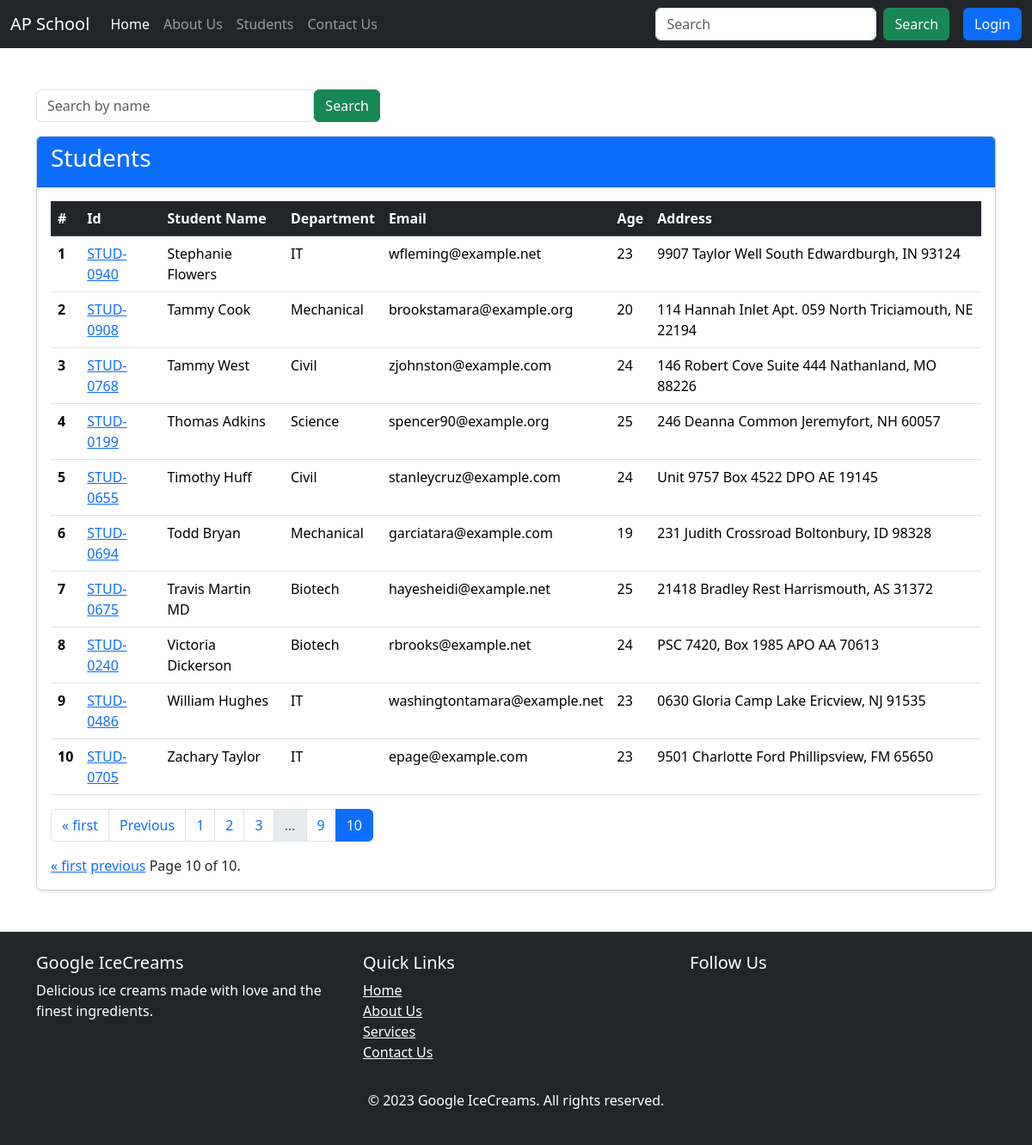
/students/?page=10, run on the app's committed database.
### home/models.py (models this page shows, shortened)
class Student(models.Model):
    department = models.ForeignKey(Department,related_name="depart", on_delete=models.CASCADE)
    student_id = models.OneToOneField(StudentID, related_name="studentID", on_delete=models.CASCADE)
    student_name = models.CharField(max_length=100)
    student_email = models.EmailField(unique=True)
    student_age = models.IntegerField(default=18)
    student_address = models.TextField()
    class Meta():
        ordering = ['student_name']
        verbose_name = "student"

class StudentID(models.Model):
    studentId = models.CharField(max_length=100)
    def __str__(self) -> str:
        return self.studentId
    class Meta():
        ordering = ['studentId']

class Department(models.Model):
    department = models.CharField(max_length=100)
    def __str__(self) -> str:
        return self.department
    class Meta():
        ordering = ['department']
        verbose_name = "Department"
        verbose_name_plural = "Departments"  # Custom plural name

### home/views.py (the view, shortened to what this page needs)
# urls.py: path('students/',views.get_students,name="students"),
def get_students(request):
    queryset = Student.objects.all()
    paginator = Paginator(queryset, 10)  # Show 25 contacts per page.
    page_number = request.GET.get("page")
    page_obj = paginator.get_page(page_number)
    return render(request, 'report/students.html', {'queryset' : page_obj })

### templates/report/students.html (shortened to what this page needs)
{% extends "base.html" %}
{% block body %}
<div class="container mt-5">
<form method="GET" class="form-inline mb-3 d-flex justify-content-between align-items-center" style="max-width: 400px;">
    <input class="form-control mr-sm-2" type="search" name='search' placeholder="Search by name" aria-label="Search">
    <button class="btn btn-success my-2 my-sm-0" type="submit">Search</button>
</form>
<div class="card shadow-sm">
    <div class="card-header bg-primary text-white">
        <h3>Students</h3>
    </div>
    <div class="card-body">
        <table class="table table-hover">
            <thead class="table-dark">
            <tr>
                <th scope="col">#</th>
                <th scope="col">Id</th>
                <th scope="col">Student Name</th>
                <th scope="col">Department</th>
                <th scope="col">Email</th>
                <th scope="col">Age</th>
                <th scope="col">Address</th>
            </tr>
        </thead>
        <tbody>
            {% if queryset %}
            {% for student in queryset %}
            <tr>
                <th scope="row">{{ forloop.counter }}</th>
                <td>
                    <a href="{% url 'marks' student.student_id %}">{{ student.student_id }}</a>
                </td>
                <td>{{ student.student_name }}</td>
                <td>{{ student.department }}</td>
                <td>{{ student.student_email }}</td>
                <td>{{ student.student_age }}</td>
                <td>{{ student.student_address }}</td>
                {% endfor %}
                {% else %}
            <tr>
                <td colspan="7" class="text-center">No students found</td>
            </tr>
            {% endif %}
        </tbody>
    </table>
    <nav aria-label="Page navigation example">
        <ul class="pagination">
            {% if queryset.has_previous %}
            <li class="page-item"><a class="page-link" href="?page=1">&laquo; first</a></li>
            <li class="page-item"><a class="page-link" href="?page={{ queryset.previous_page_number }}">Previous</a></li>
            {% endif %}
            {% for num in queryset.paginator.page_range %}
            {% if num <= 3 or num == queryset.paginator.num_pages or num >= queryset.number|add:"-1" and num <= queryset.number|add:"1" %}
            <li class="page-item {% if queryset.number == num %}active{% endif %}">
                <a class="page-link" href="?page={{ num }}">{{ num }}</a>
            </li>
            {% elif num == 4 %}
            <li class="page-item disabled"><a class="page-link">...</a></li>
            {% endif %}
            {% endfor %}
        </ul>
    </nav>
    <div class="pagination">
        <span class="step-links">
            {% if queryset.has_previous %}
            <a href="?page=1">&laquo; first</a>
            <a href="?page={{ queryset.previous_page_number }}">previous</a>
            {% endif %}
            <span class="current">
                Page {{ queryset.number }} of {{ queryset.paginator.num_pages }}.
            </span>
        </span>
    </div>
    </div>
    </div>
</div>
{% endblock body %}

### data on the page
Student: student_id "STUD-0940", student_name "Stephanie Flowers", department "IT", student_email "wfleming@example.net", student_age "23", student_address "9907 Taylor Well South Edwardburgh, IN 93124"
Student: student_id "STUD-0908", student_name "Tammy Cook", department "Mechanical", student_email "brookstamara@example.org", student_age "20", student_address "114 Hannah Inlet Apt. 059 North Triciamouth, NE 22194"
Student: student_id "STUD-0768", student_name "Tammy West", department "Civil", student_email "zjohnston@example.com", student_age "24", student_address "146 Robert Cove Suite 444 Nathanland, MO 88226"
Student: student_id "STUD-0199", student_name "Thomas Adkins", department "Science", student_email "spencer90@example.org", student_age "25", student_address "246 Deanna Common Jeremyfort, NH 60057"
Student: student_id "STUD-0655", student_name "Timothy Huff", department "Civil", student_email "stanleycruz@example.com", student_age "24", student_address "Unit 9757 Box 4522 DPO AE 19145"
Student: student_id "STUD-0694", student_name "Todd Bryan", department "Mechanical", student_email "garciatara@example.com", student_age "19", student_address "231 Judith Crossroad Boltonbury, ID 98328"
Student: student_id "STUD-0675", student_name "Travis Martin MD", department "Biotech", student_email "hayesheidi@example.net", student_age "25", student_address "21418 Bradley Rest Harrismouth, AS 31372"
Student: student_id "STUD-0240", student_name "Victoria Dickerson", department "Biotech", student_email "rbrooks@example.net", student_age "24", student_address "PSC 7420, Box 1985 APO AA 70613"
Student: student_id "STUD-0486", student_name "William Hughes", department "IT", student_email "washingtontamara@example.net", student_age "23", student_address "0630 Gloria Camp Lake Ericview, NJ 91535"
Student: student_id "STUD-0705", student_name "Zachary Taylor", department "IT", student_email "epage@example.com", student_age "23", student_address "9501 Charlotte Ford Phillipsview, FM 65650"

### other printed values
{{ num }} "1" "2" "3" "9" "10"
{{ queryset.number }} "10"
{{ queryset.paginator.num_pages }} "10"
